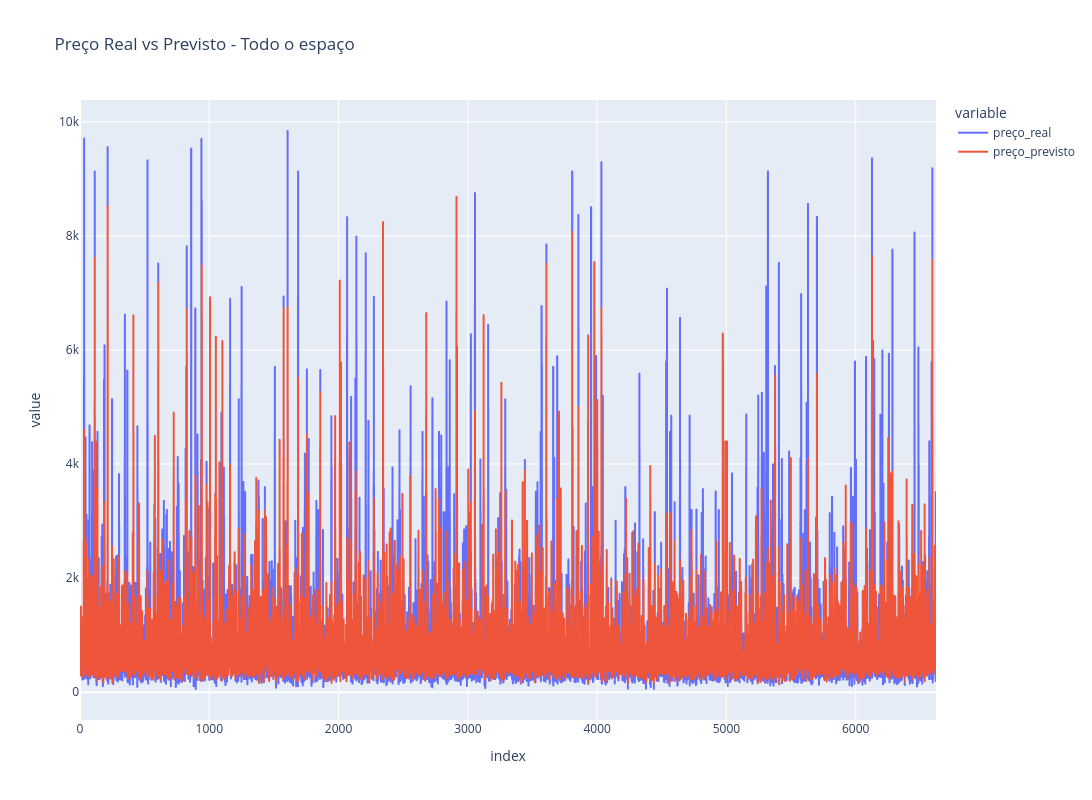

Here is the notebook cell this chart was saved with:
### Markdown cell above
Resultado muito bom com XGBoost, principalmente para os dados de todo o espaço, no entanto houve perda de quase 40% dos dados totais devido a falta de dados em algumas das features, uma análise sem algumas features precisa ser feita.

### Code cell
import pandas as pd
import plotly.express as px

nome_do_grupo = 'Todo o espaço' 

y_real = predicoes_pricing[CASO]['arvore_xgboost'][nome_do_grupo]['y_test']
y_previsto = predicoes_pricing[CASO]['arvore_xgboost'][nome_do_grupo]['y_pred']

df_grupo_original = dfs_por_quartos[nome_do_grupo].dropna()
X_grupo = df_grupo_original.drop(columns=['price_cleaned'])
y_grupo = df_grupo_original['price_cleaned'].values

_, X_test_grupo, _, _ = train_test_split(
    X_grupo, y_grupo, test_size=0.2, random_state=RANDOM_SEED
)

df_grupo = pd.DataFrame({
    'id_imovel': X_test_grupo['id'], 
    'preço_real': y_real,            
    'preço_previsto': y_previsto     
})

df_grupo.reset_index(drop=True, inplace=True)
df_grupo['erro (%)'] = ((df_grupo['preço_real'] - df_grupo['preço_previsto']).abs() / df_grupo['preço_real'])*100

fig = px.line(df_grupo, y=['preço_real', 'preço_previsto'], 
              title=f"Preço Real vs Previsto - {nome_do_grupo}")
fig.update_layout(
    width=1500,
    height=800
)
fig.show()

print(f"Exemplos com erro >= 10% para {nome_do_grupo}:")
print(df_grupo[df_grupo['erro (%)'] >= 10].head())

### Figure 1 — Plotly figure (JSON) as saved in the notebook; plotly's stock layout.template omitted (floating-point values rounded to 4 significant figures; data arrays with more than 128 entries replaced by an {"elided": "..."} marker saying what was removed)
{"data": [{"hovertemplate": "variable=preço_real<br>index=%{x}<br>value=%{y}<extra></extra>", "legendgroup": "preço_real", "line": {"color": "#636efa", "dash": "solid"}, "marker": {"symbol": "circle"}, "mode": "lines", "name": "preço_real", "showlegend": true, "type": "scattergl", "x": {"elided": "6622 int values"}, "xaxis": "x", "y": {"elided": "6622 float values"}, "yaxis": "y"}, {"hovertemplate": "variable=preço_previsto<br>index=%{x}<br>value=%{y}<extra></extra>", "legendgroup": "preço_previsto", "line": {"color": "#EF553B", "dash": "solid"}, "marker": {"symbol": "circle"}, "mode": "lines", "name": "preço_previsto", "showlegend": true, "type": "scattergl", "x": {"elided": "6622 int values"}, "xaxis": "x", "y": {"elided": "6622 float values"}, "yaxis": "y"}], "layout": {"height": 800, "legend": {"title": {"text": "variable"}, "tracegroupgap": 0}, "title": {"text": "Preço Real vs Previsto - Todo o espaço"}, "width": 1500, "xaxis": {"anchor": "y", "domain": [0, 1], "title": {"text": "index"}}, "yaxis": {"anchor": "x", "domain": [0, 1], "title": {"text": "value"}}}}
